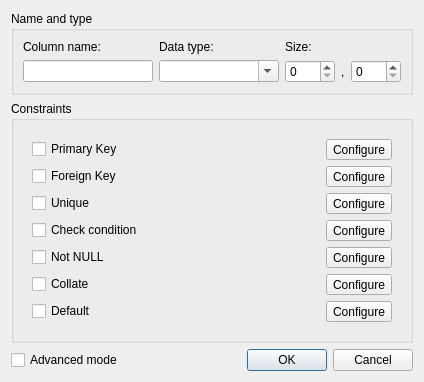
<?xml version="1.0" encoding="UTF-8"?>
<ui version="4.0">
 <class>ColumnDialog</class>
 <widget class="QDialog" name="ColumnDialog">
  <property name="geometry">
   <rect>
    <x>0</x>
    <y>0</y>
    <width>424</width>
    <height>360</height>
   </rect>
  </property>
  <property name="windowTitle">
   <string>Column</string>
  </property>
  <property name="modal">
   <bool>true</bool>
  </property>
  <layout class="QVBoxLayout" name="verticalLayout">
   <item>
    <widget class="QGroupBox" name="columnGroup">
     <property name="title">
      <string>Name and type</string>
     </property>
     <layout class="QGridLayout" name="gridLayout">
      <item row="1" column="2">
       <widget class="NumericSpinBox" name="scale">
        <property name="minimumSize">
         <size>
          <width>50</width>
          <height>0</height>
         </size>
        </property>
       </widget>
      </item>
      <item row="1" column="3">
       <widget class="QLabel" name="label">
        <property name="text">
         <string>,</string>
        </property>
       </widget>
      </item>
      <item row="1" column="4">
       <widget class="NumericSpinBox" name="precision">
        <property name="minimumSize">
         <size>
          <width>50</width>
          <height>0</height>
         </size>
        </property>
       </widget>
      </item>
      <item row="0" column="1">
       <widget class="QLabel" name="typeLabel">
        <property name="text">
         <string>Data type:</string>
        </property>
       </widget>
      </item>
      <item row="0" column="0">
       <widget class="QLabel" name="nameLabel">
        <property name="text">
         <string>Column name:</string>
        </property>
       </widget>
      </item>
      <item row="1" column="0">
       <widget class="QLineEdit" name="name"/>
      </item>
      <item row="0" column="2" colspan="3">
       <widget class="QLabel" name="sizeLabel">
        <property name="text">
         <string>Size:</string>
        </property>
       </widget>
      </item>
      <item row="1" column="1">
       <widget class="QComboBox" name="typeCombo">
        <property name="minimumSize">
         <size>
          <width>120</width>
          <height>0</height>
         </size>
        </property>
        <property name="editable">
         <bool>true</bool>
        </property>
       </widget>
      </item>
     </layout>
    </widget>
   </item>
   <item>
    <widget class="QGroupBox" name="constraintsGroup">
     <property name="title">
      <string>Constraints</string>
     </property>
     <layout class="QVBoxLayout" name="verticalLayout_2">
      <item>
       <widget class="QStackedWidget" name="constraintModesWidget">
        <property name="currentIndex">
         <number>0</number>
        </property>
        <widget class="QWidget" name="simplePage">
         <layout class="QGridLayout" name="gridLayout_2">
          <item row="3" column="0">
           <widget class="QCheckBox" name="uniqueCheck">
            <property name="text">
             <string>Unique</string>
            </property>
           </widget>
          </item>
          <item row="1" column="1">
           <widget class="QToolButton" name="pkButton">
            <property name="text">
             <string>Configure</string>
            </property>
           </widget>
          </item>
          <item row="2" column="0">
           <widget class="QCheckBox" name="fkCheck">
            <property name="text">
             <string>Foreign Key</string>
            </property>
           </widget>
          </item>
          <item row="2" column="1">
           <widget class="QToolButton" name="fkButton">
            <property name="text">
             <string>Configure</string>
            </property>
           </widget>
          </item>
          <item row="6" column="0">
           <widget class="QCheckBox" name="collateCheck">
            <property name="text">
             <string>Collate</string>
            </property>
           </widget>
          </item>
          <item row="5" column="0">
           <widget class="QCheckBox" name="notNullCheck">
            <property name="text">
             <string>Not NULL</string>
            </property>
           </widget>
          </item>
          <item row="4" column="0">
           <widget class="QCheckBox" name="checkCheck">
            <property name="text">
             <string>Check condition</string>
            </property>
           </widget>
          </item>
          <item row="1" column="0">
           <widget class="QCheckBox" name="pkCheck">
            <property name="text">
             <string>Primary Key</string>
            </property>
           </widget>
          </item>
          <item row="7" column="0">
           <widget class="QCheckBox" name="defaultCheck">
            <property name="text">
             <string>Default</string>
            </property>
           </widget>
          </item>
          <item row="3" column="1">
           <widget class="QToolButton" name="uniqueButton">
            <property name="text">
             <string>Configure</string>
            </property>
           </widget>
          </item>
          <item row="4" column="1">
           <widget class="QToolButton" name="checkButton">
            <property name="text">
             <string>Configure</string>
            </property>
           </widget>
          </item>
          <item row="5" column="1">
           <widget class="QToolButton" name="notNullButton">
            <property name="text">
             <string>Configure</string>
            </property>
           </widget>
          </item>
          <item row="6" column="1">
           <widget class="QToolButton" name="collateButton">
            <property name="text">
             <string>Configure</string>
            </property>
           </widget>
          </item>
          <item row="7" column="1">
           <widget class="QToolButton" name="defaultButton">
            <property name="text">
             <string>Configure</string>
            </property>
           </widget>
          </item>
         </layout>
        </widget>
        <widget class="QWidget" name="advancedPage">
         <layout class="QVBoxLayout" name="verticalLayout_3">
          <property name="leftMargin">
           <number>0</number>
          </property>
          <property name="topMargin">
           <number>0</number>
          </property>
          <property name="rightMargin">
           <number>0</number>
          </property>
          <property name="bottomMargin">
           <number>0</number>
          </property>
          <item>
           <widget class="QToolBar" name="constraintsToolbar"/>
          </item>
          <item>
           <widget class="QTableView" name="constraintsView">
            <property name="selectionMode">
             <enum>QAbstractItemView::SingleSelection</enum>
            </property>
            <property name="selectionBehavior">
             <enum>QAbstractItemView::SelectRows</enum>
            </property>
            <property name="horizontalScrollMode">
             <enum>QAbstractItemView::ScrollPerPixel</enum>
            </property>
            <attribute name="horizontalHeaderStretchLastSection">
             <bool>true</bool>
            </attribute>
           </widget>
          </item>
         </layout>
        </widget>
       </widget>
      </item>
     </layout>
    </widget>
   </item>
   <item>
    <widget class="QWidget" name="bottomWidget" native="true">
     <layout class="QHBoxLayout" name="horizontalLayout">
      <property name="leftMargin">
       <number>0</number>
      </property>
      <property name="topMargin">
       <number>0</number>
      </property>
      <property name="rightMargin">
       <number>0</number>
      </property>
      <property name="bottomMargin">
       <number>0</number>
      </property>
      <item>
       <widget class="QCheckBox" name="advancedCheck">
        <property name="text">
         <string>Advanced mode</string>
        </property>
       </widget>
      </item>
      <item>
       <widget class="QDialogButtonBox" name="buttonBox">
        <property name="orientation">
         <enum>Qt::Horizontal</enum>
        </property>
        <property name="standardButtons">
         <set>QDialogButtonBox::Cancel|QDialogButtonBox::Ok</set>
        </property>
       </widget>
      </item>
     </layout>
    </widget>
   </item>
  </layout>
 </widget>
 <customwidgets>
  <customwidget>
   <class>NumericSpinBox</class>
   <extends>QSpinBox</extends>
   <header>common/numericspinbox.h</header>
  </customwidget>
 </customwidgets>
 <tabstops>
  <tabstop>name</tabstop>
  <tabstop>typeCombo</tabstop>
  <tabstop>scale</tabstop>
  <tabstop>precision</tabstop>
  <tabstop>pkCheck</tabstop>
  <tabstop>pkButton</tabstop>
  <tabstop>fkCheck</tabstop>
  <tabstop>fkButton</tabstop>
  <tabstop>uniqueCheck</tabstop>
  <tabstop>uniqueButton</tabstop>
  <tabstop>checkCheck</tabstop>
  <tabstop>checkButton</tabstop>
  <tabstop>notNullCheck</tabstop>
  <tabstop>notNullButton</tabstop>
  <tabstop>collateCheck</tabstop>
  <tabstop>collateButton</tabstop>
  <tabstop>defaultCheck</tabstop>
  <tabstop>defaultButton</tabstop>
  <tabstop>advancedCheck</tabstop>
  <tabstop>buttonBox</tabstop>
  <tabstop>constraintsView</tabstop>
 </tabstops>
 <resources/>
 <connections>
  <connection>
   <sender>buttonBox</sender>
   <signal>accepted()</signal>
   <receiver>ColumnDialog</receiver>
   <slot>accept()</slot>
   <hints>
    <hint type="sourcelabel">
     <x>248</x>
     <y>254</y>
    </hint>
    <hint type="destinationlabel">
     <x>157</x>
     <y>274</y>
    </hint>
   </hints>
  </connection>
  <connection>
   <sender>buttonBox</sender>
   <signal>rejected()</signal>
   <receiver>ColumnDialog</receiver>
   <slot>reject()</slot>
   <hints>
    <hint type="sourcelabel">
     <x>316</x>
     <y>260</y>
    </hint>
    <hint type="destinationlabel">
     <x>286</x>
     <y>274</y>
    </hint>
   </hints>
  </connection>
 </connections>
</ui>
